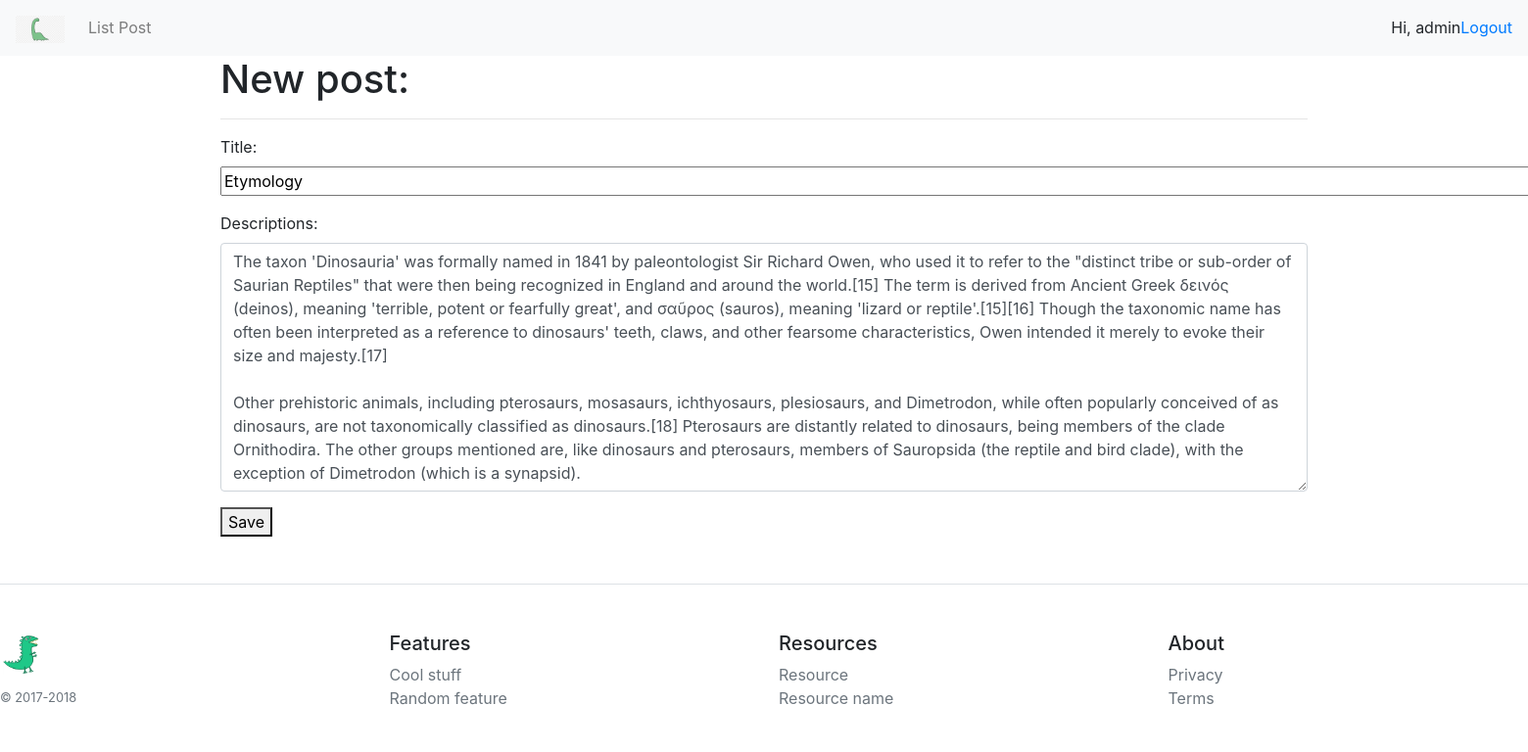
Page /post/6/edit/ (signed in) on the committed database.
### user_post/models.py (models this page shows, shortened)
class Post(models.Model):
    author = models.ForeignKey('auth.User', on_delete=models.CASCADE)
    title = models.CharField(max_length = 150, verbose_name = 'Title')
    descriptions = models.TextField(verbose_name = 'Informations')
    date = models.DateTimeField(auto_now = True, verbose_name = 'Date')
    likes = models.IntegerField(default = 0)
    dislike = models.IntegerField(default = 0)
    class Meta:
        verbose_name = 'Post'
        verbose_name_plural = 'Posts'

### user_post/views.py (the view)
# urls.py: url(r'^post/(?P<pk>\d+)/edit/$', views.post_edit, name='post_edit'),
def post_edit(request, pk):
    post = get_object_or_404(Post, pk=pk)
    if request.method == "POST":
        form = PostForm(request.POST, instance=post)
        if form.is_valid():
            post = form.save(commit=False)
            post.author = request.user
            post.save()
            return redirect('user_post:show_post', pk=post.pk)
    else:
        form = PostForm(instance=post)
    return render(request, 'user_post/post_edit.html', {'form': form})

### user_post/forms.py
class PostForm(forms.ModelForm):
	title = forms.CharField(widget=forms.TextInput(attrs={'size': '155'}))
	descriptions = forms.CharField(widget = forms.Textarea(
		attrs = {
		'class': 'form-control'
		}))
	class Meta:
		model = Post
		fields = ('title', 'descriptions',)

### user_post/templates/user_post/post_edit.html (shortened to what this page needs)
{% extends 'user_post/wrapper.html' %}
{% load staticfiles %}
{% block main %}
    <h1>New post:</h1>
    <hr>
    <form method="POST" class="post-form">
      {{ form.as_p }}
      <button type="submit">Save</button>
    </form>
{% endblock %}

### user_post/templates/user_post/wrapper.html (shortened to what this page needs)
{% load staticfiles %}
<!doctype html>
<html lang="en">
  <head>
    <link rel="stylesheet" href="https://stackpath.bootstrapcdn.com/bootstrap/4.1.3/css/bootstrap.min.css">
    <link rel="stylesheet" href="{% static 'css/style3.css' %}">
    <link rel="stylesheet" href="https://cdnjs.cloudflare.com/ajax/libs/font-awesome/4.7.0/css/font-awesome.min.css">
  </head>
  <body>
    <nav class="navbar navbar-expand-lg navbar-light bg-light">
    <a class="navbar-brand" href="/"><img src="{% static 'img/dinosaur2.png' %}" width="50px;"></a>
    <div class="collapse navbar-collapse" id="navbarColor03">
      <ul class="navbar-nav mr-auto">
        <li class="nav-item">
          <a class="nav-link" href="/">List Post</a>
        </li>
      </ul>
      <ul class="navbar-nav responsive-menu">
        {% if request.user.is_authenticated %}
          <li class="nav-item">Hi, {{ request.user.username }}</li>
          <li class="nav-item">
            <a href="/account/logout">Logout</a>
          </li>
        {% else %}
          <li class="nav-item">
            <a href="/account/login">Login</a>
          </li>
        {% endif %}
      </ul>
    </div>
  </nav>
    <div class="container">
      <div class="center">
        {% block main %}
        {% endblock %}
      </div>
    </div>
      <footer class="pt-4 my-md-5 pt-md-5 border-top">
        <div class="row">
          <div class="col-12 col-md">
            <img class="mb-2" src="{% static 'img/dinosaur1.png' %}" alt="" width="50" height="50">
            <small class="d-block mb-3 text-muted">&copy; 2017-2018</small>
          </div>
          <div class="col-6 col-md">
            <h5>Features</h5>
            <ul class="list-unstyled text-small">
              <li><a class="text-muted" href="#">Cool stuff</a></li>
              <li><a class="text-muted" href="#">Random feature</a></li>
            </ul>
          </div>
          <div class="col-6 col-md">
            <h5>Resources</h5>
            <ul class="list-unstyled text-small">
              <li><a class="text-muted" href="#">Resource</a></li>
              <li><a class="text-muted" href="#">Resource name</a></li>
            </ul>
          </div>
          <div class="col-6 col-md">
            <h5>About</h5>
            <ul class="list-unstyled text-small">
              <li><a class="text-muted" href="#">Privacy</a></li>
              <li><a class="text-muted" href="#">Terms</a></li>
            </ul>
          </div>
        </div>
      </footer>
  </body>
</html>

### user_post/static/css/style3.css (style rules this page uses)
.responsive-menu { float: right; }
body, html { width: 100%; display: grid; }

### rows in the picture
Post: title "Etymology", descriptions "The taxon 'Dinosauria' was formally named in 1841 by paleontologist Sir Richard Owen, who used it to refer to the \"distinct tribe or sub-order of Saurian Reptiles\" that were then being recognized in England and around the world.[15] The term is derived from Ancient Greek δεινός (deinos), meaning 'terrible, potent or fearfully great', and σαῦρος (sauros), meaning 'lizard or reptile'.[15][16] Though the taxonomic name has often been interpreted as a reference to dinosaurs' teeth, claws, and other fearsome characteristics, Owen intended it merely to evoke their size and majesty.[17] Other prehistoric animals, including pterosaurs, mosasaurs, ichthyosaurs, plesiosaurs, and Dimetrodon, while…"

### other values in the picture
{{ request.user.username }} "admin"
